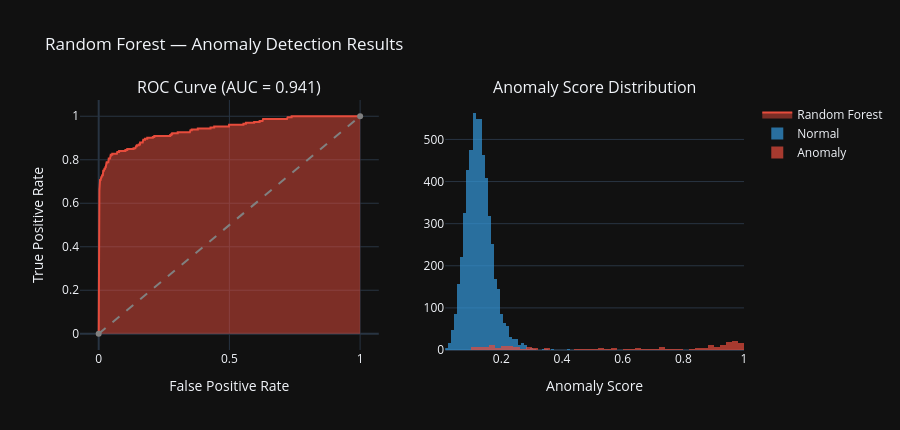

The cell this chart's notebook holds for it:
### Code cell
# ROC Curve — using Random Forest scores on test set
scores_test = rf.predict_proba(X_test)[:, 1]
fpr, tpr, _ = roc_curve(y_test, scores_test)

fig = make_subplots(rows=1, cols=2, subplot_titles=[
    f'ROC Curve (AUC = {auc_rf:.3f})',
    'Anomaly Score Distribution'
])

fig.add_trace(go.Scatter(x=fpr, y=tpr, fill='tozeroy',
    name='Random Forest', line=dict(color='#e74c3c')), row=1, col=1)
fig.add_trace(go.Scatter(x=[0,1], y=[0,1],
    line=dict(dash='dash', color='gray'),
    name='Random', showlegend=False), row=1, col=1)

for label, color, name in [(0,'#3498db','Normal'),(1,'#e74c3c','Anomaly')]:
    fig.add_trace(go.Histogram(
        x=scores_test[y_test==label], name=name,
        marker_color=color, opacity=0.7, nbinsx=60
    ), row=1, col=2)

fig.update_layout(height=430, template='plotly_dark',
    title='Random Forest — Anomaly Detection Results', barmode='overlay')
fig.update_xaxes(title_text='False Positive Rate', row=1, col=1)
fig.update_yaxes(title_text='True Positive Rate',  row=1, col=1)
fig.update_xaxes(title_text='Anomaly Score',       row=1, col=2)
fig.show()

### Figure 1 — Plotly figure (JSON) as saved in the notebook; plotly's stock layout.template omitted (floating-point values rounded to 4 significant figures; data arrays with more than 128 entries replaced by an {"elided": "..."} marker saying what was removed)
{"data": [{"fill": "tozeroy", "line": {"color": "#e74c3c"}, "name": "Random Forest", "type": "scatter", "x": {"elided": "158 float values"}, "xaxis": "x", "y": {"elided": "158 float values"}, "yaxis": "y"}, {"line": {"color": "gray", "dash": "dash"}, "name": "Random", "showlegend": false, "type": "scatter", "x": [0, 1], "xaxis": "x", "y": [0, 1], "yaxis": "y"}, {"marker": {"color": "#3498db"}, "name": "Normal", "nbinsx": 60, "opacity": 0.7, "type": "histogram", "x": {"elided": "5528 float values"}, "xaxis": "x2", "yaxis": "y2"}, {"marker": {"color": "#e74c3c"}, "name": "Anomaly", "nbinsx": 60, "opacity": 0.7, "type": "histogram", "x": {"elided": "232 float values"}, "xaxis": "x2", "yaxis": "y2"}], "layout": {"annotations": [{"font": {"size": 16}, "showarrow": false, "text": "ROC Curve (AUC = 0.941)", "x": 0.225, "xanchor": "center", "xref": "paper", "y": 1, "yanchor": "bottom", "yref": "paper"}, {"font": {"size": 16}, "showarrow": false, "text": "Anomaly Score Distribution", "x": 0.775, "xanchor": "center", "xref": "paper", "y": 1, "yanchor": "bottom", "yref": "paper"}], "barmode": "overlay", "height": 430, "title": {"text": "Random Forest — Anomaly Detection Results"}, "xaxis": {"anchor": "y", "domain": [0, 0.45], "title": {"text": "False Positive Rate"}}, "xaxis2": {"anchor": "y2", "domain": [0.55, 1], "title": {"text": "Anomaly Score"}}, "yaxis": {"anchor": "x", "domain": [0, 1], "title": {"text": "True Positive Rate"}}, "yaxis2": {"anchor": "x2", "domain": [0, 1]}}}
